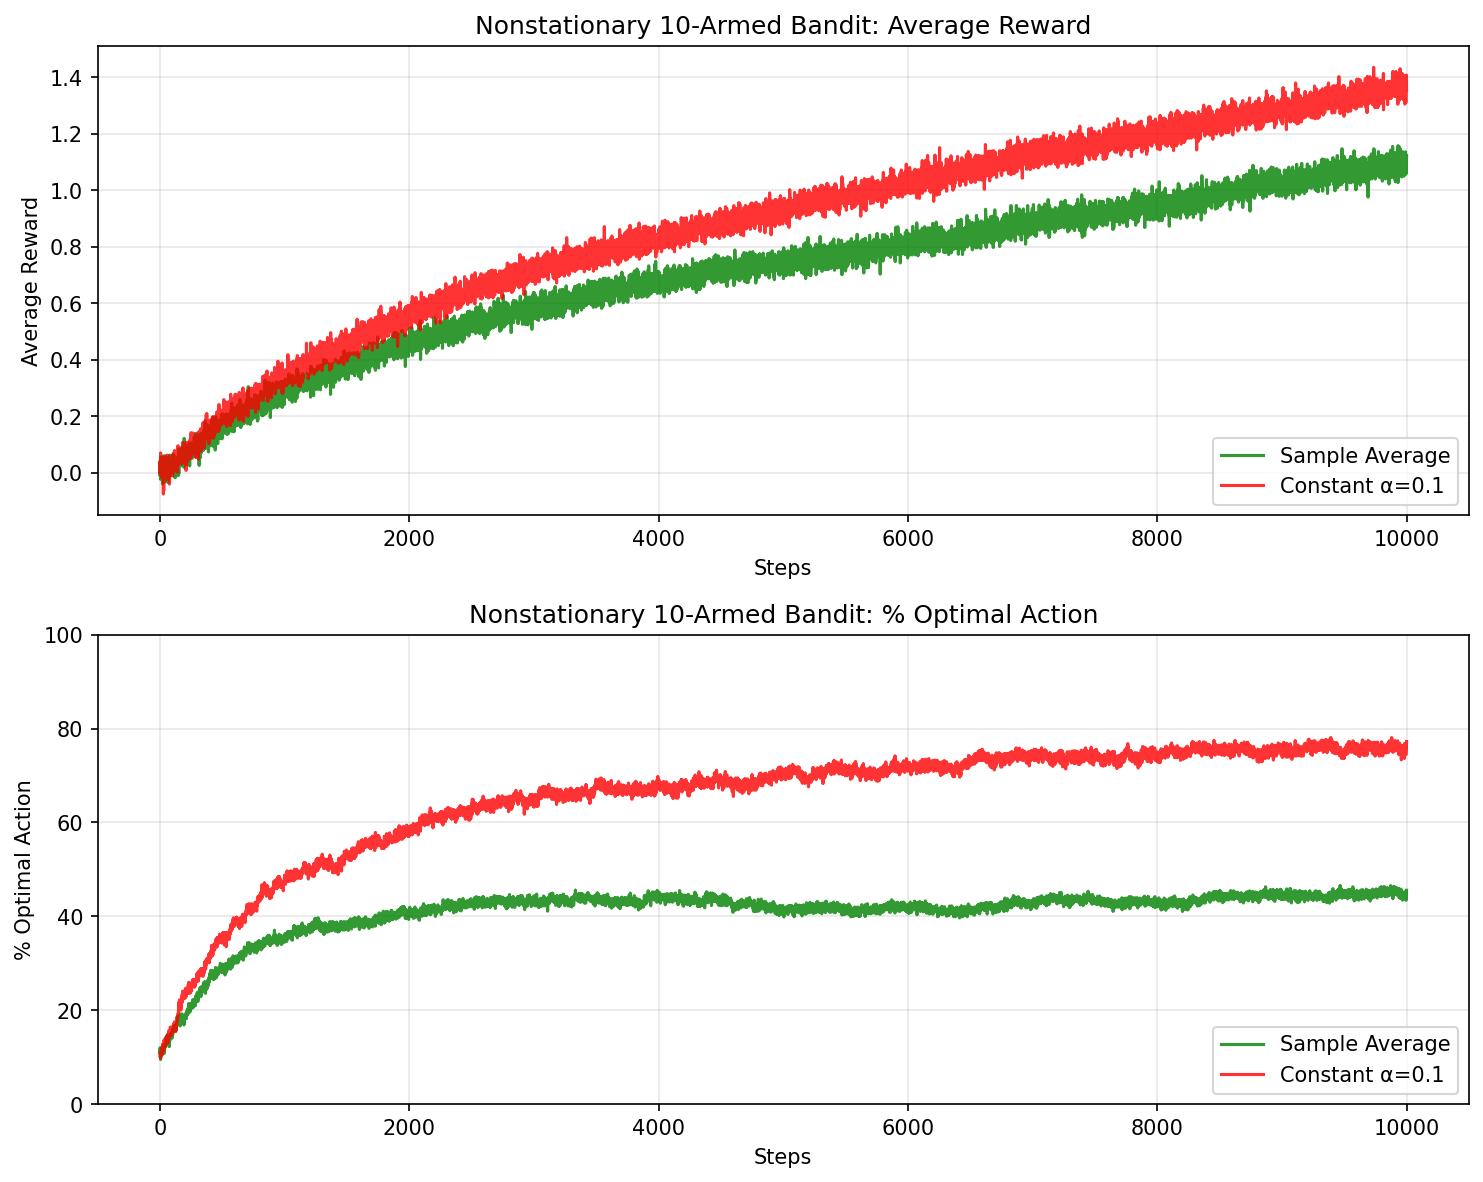

The script that saved this image:
"""
Exercise 2.5: Nonstationary Bandit Problem

Demonstrates the difficulties of sample-average methods for nonstationary problems.

Setup:
- 10-armed bandit where all q*(a) start at 0
- Each step, all q*(a) take independent random walks: q*(a) += N(0, 0.01)
- Compare sample-average vs constant step-size (α=0.1) methods
- Both use ε=0.1 for exploration
- 10,000 steps per run

Reference: Sutton & Barto, Reinforcement Learning 2nd Edition, p.33
"""

import numpy as np
import matplotlib.pyplot as plt
from tqdm import tqdm


class NonstationaryBandit:
    """10-armed bandit with random walk action values."""

    def __init__(self, n_arms=10, walk_std=0.01):
        self.n_arms = n_arms
        self.walk_std = walk_std
        self.reset()

    def reset(self):
        """Reset all action values to zero."""
        self.q_star = np.zeros(self.n_arms)

    def step(self):
        """Take a random walk step for all action values."""
        self.q_star += np.random.normal(0, self.walk_std, self.n_arms)

    def get_reward(self, action):
        """Get reward for an action (sampled from N(q*(a), 1))."""
        return np.random.normal(self.q_star[action], 1)

    def get_optimal_action(self):
        """Return the current optimal action."""
        return np.argmax(self.q_star)


class Agent:
    """Epsilon-greedy agent with configurable step-size."""

    def __init__(self, n_arms=10, epsilon=0.1, alpha=None):
        """
        Args:
            n_arms: Number of arms
            epsilon: Exploration probability
            alpha: Step-size parameter. If None, use sample average (1/n)
        """
        self.n_arms = n_arms
        self.epsilon = epsilon
        self.alpha = alpha  # None means sample average
        self.reset()

    def reset(self):
        """Reset Q estimates and action counts."""
        self.Q = np.zeros(self.n_arms)
        self.N = np.zeros(self.n_arms)

    def select_action(self):
        """Select action using epsilon-greedy policy."""
        if np.random.random() < self.epsilon:
            return np.random.randint(self.n_arms)
        else:
            # Break ties randomly
            max_q = np.max(self.Q)
            return np.random.choice(np.where(self.Q == max_q)[0])

    def update(self, action, reward):
        """Update Q estimate for the given action."""
        self.N[action] += 1

        if self.alpha is None:
            # Sample average: step_size = 1/n
            step_size = 1.0 / self.N[action]
        else:
            # Constant step-size
            step_size = self.alpha

        self.Q[action] += step_size * (reward - self.Q[action])


def run_experiment(n_runs=2000, n_steps=10000, epsilon=0.1):
    """
    Run the nonstationary bandit experiment.

    Returns:
        Dictionary containing rewards and optimal action percentages
        for both sample-average and constant step-size methods.
    """
    # Track results for both methods
    rewards_sample_avg = np.zeros((n_runs, n_steps))
    rewards_constant = np.zeros((n_runs, n_steps))
    optimal_sample_avg = np.zeros((n_runs, n_steps))
    optimal_constant = np.zeros((n_runs, n_steps))

    for run in tqdm(range(n_runs), desc="Running experiments"):
        # Create bandit and agents
        bandit = NonstationaryBandit()
        agent_sample_avg = Agent(epsilon=epsilon, alpha=None)
        agent_constant = Agent(epsilon=epsilon, alpha=0.1)

        for step in range(n_steps):
            optimal_action = bandit.get_optimal_action()

            # Sample average agent
            action_sa = agent_sample_avg.select_action()
            reward_sa = bandit.get_reward(action_sa)
            agent_sample_avg.update(action_sa, reward_sa)
            rewards_sample_avg[run, step] = reward_sa
            optimal_sample_avg[run, step] = (action_sa == optimal_action)

            # Constant step-size agent
            action_c = agent_constant.select_action()
            reward_c = bandit.get_reward(action_c)
            agent_constant.update(action_c, reward_c)
            rewards_constant[run, step] = reward_c
            optimal_constant[run, step] = (action_c == optimal_action)

            # Random walk for next step
            bandit.step()

    return {
        'sample_avg': {
            'rewards': rewards_sample_avg.mean(axis=0),
            'optimal': optimal_sample_avg.mean(axis=0) * 100
        },
        'constant': {
            'rewards': rewards_constant.mean(axis=0),
            'optimal': optimal_constant.mean(axis=0) * 100
        }
    }


def plot_results(results, save_path='exercise_2_5_nonstationary.png'):
    """Create Figure 2.2 style plots comparing the two methods."""
    fig, (ax1, ax2) = plt.subplots(2, 1, figsize=(10, 8))

    steps = np.arange(1, len(results['sample_avg']['rewards']) + 1)

    # Plot average reward
    ax1.plot(steps, results['sample_avg']['rewards'],
             label='Sample Average', color='green', alpha=0.8)
    ax1.plot(steps, results['constant']['rewards'],
             label='Constant α=0.1', color='red', alpha=0.8)
    ax1.set_xlabel('Steps')
    ax1.set_ylabel('Average Reward')
    ax1.set_title('Nonstationary 10-Armed Bandit: Average Reward')
    ax1.legend(loc='lower right')
    ax1.grid(True, alpha=0.3)

    # Plot % optimal action
    ax2.plot(steps, results['sample_avg']['optimal'],
             label='Sample Average', color='green', alpha=0.8)
    ax2.plot(steps, results['constant']['optimal'],
             label='Constant α=0.1', color='red', alpha=0.8)
    ax2.set_xlabel('Steps')
    ax2.set_ylabel('% Optimal Action')
    ax2.set_title('Nonstationary 10-Armed Bandit: % Optimal Action')
    ax2.legend(loc='lower right')
    ax2.set_ylim(0, 100)
    ax2.grid(True, alpha=0.3)

    plt.tight_layout()
    plt.savefig(save_path, dpi=150, bbox_inches='tight')
    plt.close()
    print(f"Plot saved to {save_path}")


def print_summary(results):
    """Print summary statistics."""
    print("\n" + "=" * 60)
    print("EXPERIMENT SUMMARY")
    print("=" * 60)

    # Last 1000 steps performance (steady state)
    sa_reward = results['sample_avg']['rewards'][-1000:].mean()
    c_reward = results['constant']['rewards'][-1000:].mean()
    sa_optimal = results['sample_avg']['optimal'][-1000:].mean()
    c_optimal = results['constant']['optimal'][-1000:].mean()

    print(f"\nPerformance (last 1000 steps average):")
    print(f"{'Method':<20} {'Avg Reward':>12} {'% Optimal':>12}")
    print("-" * 44)
    print(f"{'Sample Average':<20} {sa_reward:>12.3f} {sa_optimal:>11.1f}%")
    print(f"{'Constant α=0.1':<20} {c_reward:>12.3f} {c_optimal:>11.1f}%")

    print(f"\nImprovement with constant step-size:")
    print(f"  Reward: +{((c_reward - sa_reward) / abs(sa_reward)) * 100:.1f}%")
    print(f"  Optimal action: +{c_optimal - sa_optimal:.1f} percentage points")

    print("\n" + "=" * 60)
    print("KEY INSIGHT:")
    print("Sample averages weight all past rewards equally, making them")
    print("slow to adapt when action values change. Constant step-size")
    print("gives more weight to recent rewards, tracking changes better.")
    print("=" * 60)


if __name__ == '__main__':
    print("Exercise 2.5: Nonstationary Bandit Problem")
    print("-" * 45)
    print("Comparing sample-average vs constant step-size methods")
    print("on a 10-armed bandit with random walk action values.\n")

    # Run experiment
    results = run_experiment(n_runs=2000, n_steps=10000, epsilon=0.1)

    # Generate plot
    plot_results(results)

    # Print summary
    print_summary(results)
